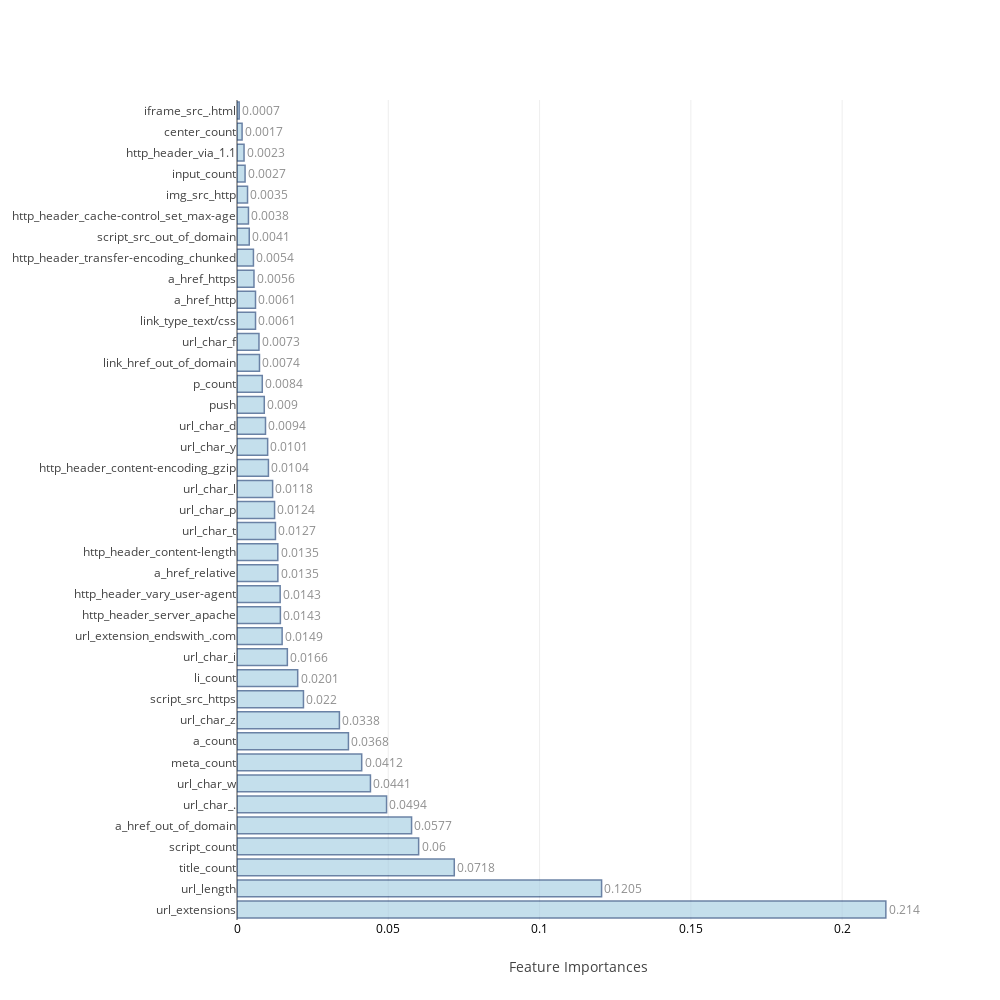
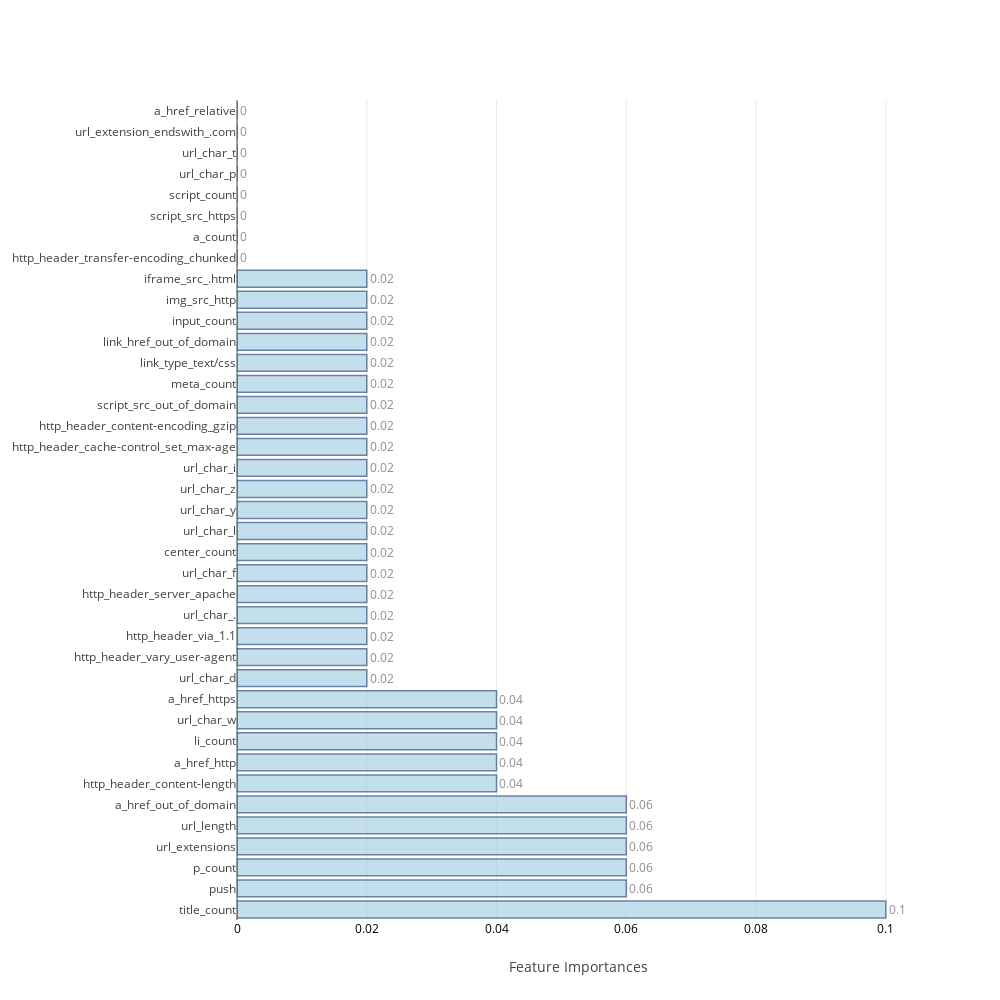
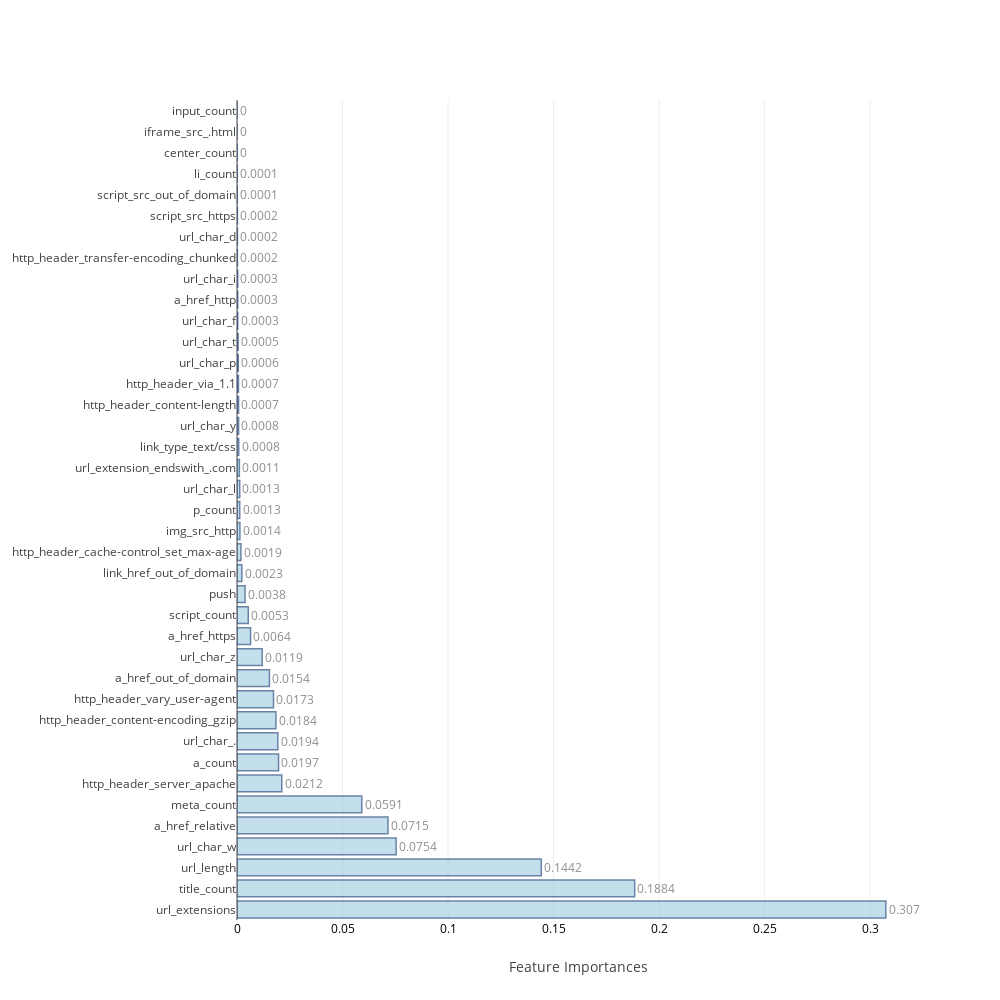
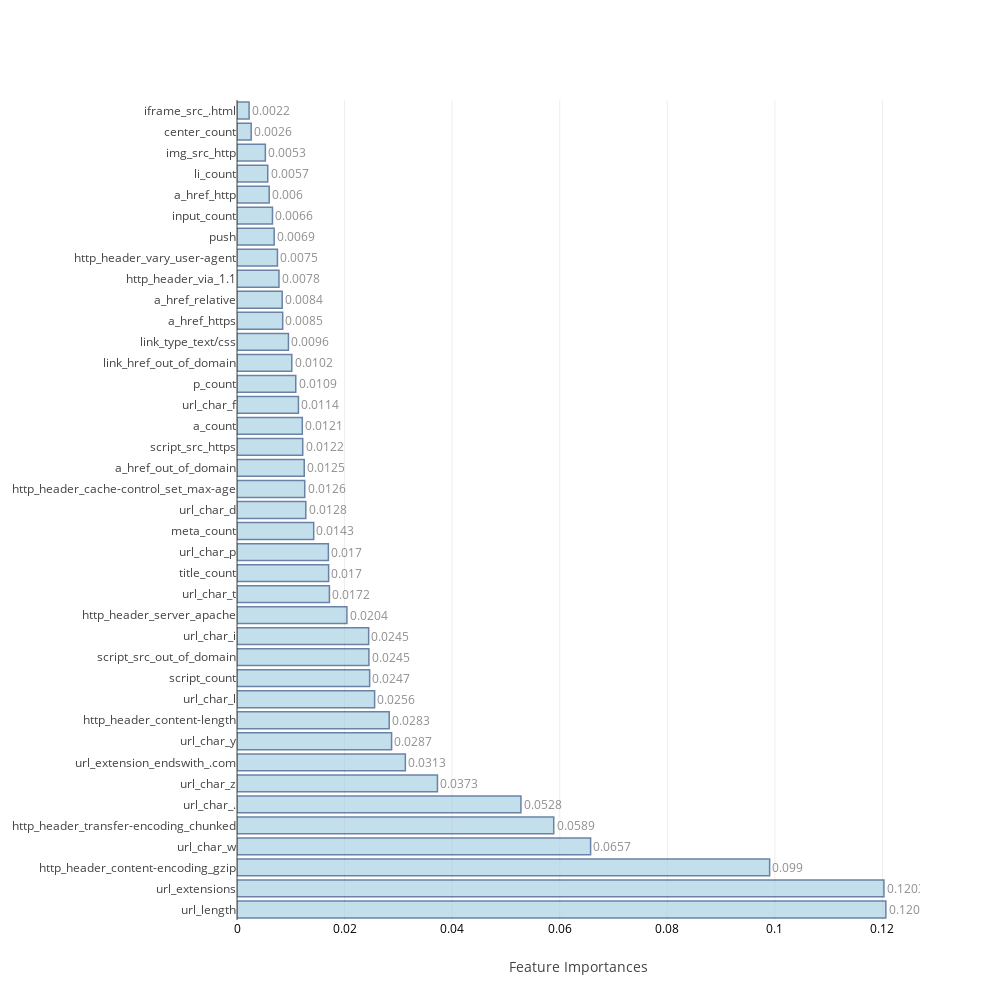

The notebook cell these images were saved under, in order:
### Code cell
ind_columns=['KNeighborsClassifier','RandomForestClassifier','AdaBoostClassifier',
             'GradientBoostingClassifier','ExtraTreeClassifier','XGB','BaggingClassifier','Neural Network-1']

f=[KNN_model,RandomForest,AdaBoost,GradientBoosting, ExtraTree,XGB,Bagging,DeepLearning1]

## Table to store training and test measures
table_80_50_train=pd.DataFrame(columns=['accuracy','TP','TN','FP','FN','FPR','FNR'])
table_80_50_test=pd.DataFrame(columns=['accuracy','TP','TN','FP','FN','FPR','FNR','auc','MCC','Precision','Recall'])

feat_imp=[None]*5
j=0
for i in range(0,8):
    if i>=1 and i<=5:
        model,cm_train,cm_test,acc_train,acc_test,roc_auc,feat_imp[j],mcc,prec,rec=f[i](scaled_X_train,train_Y,scaled_X_test,test_Y,columns)
        j=j+1
    else:
        model,cm_train,cm_test,acc_train,acc_test,roc_auc,mcc,prec,rec=f[i](scaled_X_train,train_Y,scaled_X_test,test_Y)
    table_80_50_train.loc[i]=   ([acc_train,cm_train.TP,cm_train.TN,cm_train.FP,cm_train.FN,cm_train.FPR,cm_train.FNR])
    table_80_50_test.loc[i] =   ([acc_test ,cm_test.TP, cm_test.TN, cm_test.FP, cm_test.FN, cm_test.FPR, cm_test.FNR,roc_auc,mcc,prec,rec])
    print("\n")

### Figure 1 — Plotly figure (JSON) as saved in the notebook; plotly's stock layout.template omitted (floating-point values rounded to 4 significant figures)
{"data": [{"marker": {"color": "rgb(158,202,225)", "line": {"color": "rgb(8,48,107)", "width": 1.5}}, "opacity": 0.6, "orientation": "h", "text": [0.2144, 0.1205, 0.0718, 0.06, 0.0577, 0.0494, 0.0441, 0.0412, 0.0368, 0.0338, 0.022, 0.0201, 0.0166, 0.0149, 0.0143, 0.0143, 0.0135, 0.0135, 0.0127, 0.0124, 0.0118, 0.0104, 0.0101, 0.0094, 0.009, 0.0084, 0.0074, 0.0073, 0.0061, 0.0061, 0.0056, 0.0054, 0.0041, 0.0038, 0.0035, 0.0027, 0.0023, 0.0017, 0.0007], "textposition": "outside", "type": "bar", "uid": "e04dc596-9149-4048-b023-c4b662c33fcc", "x": [0.2144, 0.1205, 0.07181, 0.06003, 0.0577, 0.04943, 0.04411, 0.04122, 0.03683, 0.03384, 0.02197, 0.02006, 0.01664, 0.01492, 0.01434, 0.01427, 0.01351, 0.01349, 0.01271, 0.01241, 0.01177, 0.01038, 0.01013, 0.009418, 0.009014, 0.008353, 0.007434, 0.007265, 0.006121, 0.006117, 0.005609, 0.00543, 0.004052, 0.003789, 0.003483, 0.002666, 0.002331, 0.001681, 0.0007199], "y": ["url_extensions", "url_length", "title_count", "script_count", "a_href_out_of_domain", "url_char_.", "url_char_w", "meta_count", "a_count", "url_char_z", "script_src_https", "li_count", "url_char_i", "url_extension_endswith_.com", "http_header_server_apache", "http_header_vary_user-agent", "a_href_relative", "http_header_content-length", "url_char_t", "url_char_p", "url_char_l", "http_header_content-encoding_gzip", "url_char_y", "url_char_d", "push", "p_count", "link_href_out_of_domain", "url_char_f", "link_type_text/css", "a_href_http", "a_href_https", "http_header_transfer-encoding_chunked", "script_src_out_of_domain", "http_header_cache-control_set_max-age", "img_src_http", "input_count", "http_header_via_1.1", "center_count", "iframe_src_.html"]}], "layout": {"autosize": false, "height": 1000, "width": 1000, "xaxis": {"tickfont": {"color": "black", "size": 12}, "title": "Feature Importances"}, "yaxis": {"automargin": true}}}

### Figure 2 — Plotly figure (JSON) as saved in the notebook; plotly's stock layout.template omitted (floating-point values rounded to 4 significant figures)
{"data": [{"marker": {"color": "rgb(158,202,225)", "line": {"color": "rgb(8,48,107)", "width": 1.5}}, "opacity": 0.6, "orientation": "h", "text": [0.1, 0.06, 0.06, 0.06, 0.06, 0.06, 0.04, 0.04, 0.04, 0.04, 0.04, 0.02, 0.02, 0.02, 0.02, 0.02, 0.02, 0.02, 0.02, 0.02, 0.02, 0.02, 0.02, 0.02, 0.02, 0.02, 0.02, 0.02, 0.02, 0.02, 0.02, 0, 0, 0, 0, 0, 0, 0, 0], "textposition": "outside", "type": "bar", "uid": "c575d659-e26c-4eb0-b64e-753a6fc48811", "x": [0.1, 0.06, 0.06, 0.06, 0.06, 0.06, 0.04, 0.04, 0.04, 0.04, 0.04, 0.02, 0.02, 0.02, 0.02, 0.02, 0.02, 0.02, 0.02, 0.02, 0.02, 0.02, 0.02, 0.02, 0.02, 0.02, 0.02, 0.02, 0.02, 0.02, 0.02, 0, 0, 0, 0, 0, 0, 0, 0], "y": ["title_count", "push", "p_count", "url_extensions", "url_length", "a_href_out_of_domain", "http_header_content-length", "a_href_http", "li_count", "url_char_w", "a_href_https", "url_char_d", "http_header_vary_user-agent", "http_header_via_1.1", "url_char_.", "http_header_server_apache", "url_char_f", "center_count", "url_char_l", "url_char_y", "url_char_z", "url_char_i", "http_header_cache-control_set_max-age", "http_header_content-encoding_gzip", "script_src_out_of_domain", "meta_count", "link_type_text/css", "link_href_out_of_domain", "input_count", "img_src_http", "iframe_src_.html", "http_header_transfer-encoding_chunked", "a_count", "script_src_https", "script_count", "url_char_p", "url_char_t", "url_extension_endswith_.com", "a_href_relative"]}], "layout": {"autosize": false, "height": 1000, "width": 1000, "xaxis": {"tickfont": {"color": "black", "size": 12}, "title": "Feature Importances"}, "yaxis": {"automargin": true}}}

### Figure 3 — Plotly figure (JSON) as saved in the notebook; plotly's stock layout.template omitted (floating-point values rounded to 4 significant figures)
{"data": [{"marker": {"color": "rgb(158,202,225)", "line": {"color": "rgb(8,48,107)", "width": 1.5}}, "opacity": 0.6, "orientation": "h", "text": [0.3074, 0.1884, 0.1442, 0.0754, 0.0715, 0.0591, 0.0212, 0.0197, 0.0194, 0.0184, 0.0173, 0.0154, 0.0119, 0.0064, 0.0053, 0.0038, 0.0023, 0.0019, 0.0014, 0.0013, 0.0013, 0.0011, 0.0008, 0.0008, 0.0007, 0.0007, 0.0006, 0.0005, 0.0003, 0.0003, 0.0003, 0.0002, 0.0002, 0.0002, 0.0001, 0.0001, 0, 0, 0], "textposition": "outside", "type": "bar", "uid": "5a01fcaa-677b-446a-9244-da9348c9ec18", "x": [0.3074, 0.1884, 0.1442, 0.07539, 0.07153, 0.05913, 0.0212, 0.01969, 0.01935, 0.01843, 0.01729, 0.01536, 0.01193, 0.006421, 0.005324, 0.003804, 0.002299, 0.001855, 0.001373, 0.001287, 0.001279, 0.001126, 0.0008153, 0.0007512, 0.0007495, 0.0006929, 0.0005934, 0.0005349, 0.0003432, 0.0003322, 0.0003266, 0.0001775, 0.0001742, 0.0001733, 9.855e-05, 8.547e-05, 4.148e-05, 0, 0], "y": ["url_extensions", "title_count", "url_length", "url_char_w", "a_href_relative", "meta_count", "http_header_server_apache", "a_count", "url_char_.", "http_header_content-encoding_gzip", "http_header_vary_user-agent", "a_href_out_of_domain", "url_char_z", "a_href_https", "script_count", "push", "link_href_out_of_domain", "http_header_cache-control_set_max-age", "img_src_http", "p_count", "url_char_l", "url_extension_endswith_.com", "link_type_text/css", "url_char_y", "http_header_content-length", "http_header_via_1.1", "url_char_p", "url_char_t", "url_char_f", "a_href_http", "url_char_i", "http_header_transfer-encoding_chunked", "url_char_d", "script_src_https", "script_src_out_of_domain", "li_count", "center_count", "iframe_src_.html", "input_count"]}], "layout": {"autosize": false, "height": 1000, "width": 1000, "xaxis": {"tickfont": {"color": "black", "size": 12}, "title": "Feature Importances"}, "yaxis": {"automargin": true}}}

### Figure 4 — Plotly figure (JSON) as saved in the notebook; plotly's stock layout.template omitted (floating-point values rounded to 4 significant figures)
{"data": [{"marker": {"color": "rgb(158,202,225)", "line": {"color": "rgb(8,48,107)", "width": 1.5}}, "opacity": 0.6, "orientation": "h", "text": [0.1206, 0.1203, 0.099, 0.0657, 0.0589, 0.0528, 0.0373, 0.0313, 0.0287, 0.0283, 0.0256, 0.0247, 0.0245, 0.0245, 0.0204, 0.0172, 0.017, 0.017, 0.0143, 0.0128, 0.0126, 0.0125, 0.0122, 0.0121, 0.0114, 0.0109, 0.0102, 0.0096, 0.0085, 0.0084, 0.0078, 0.0075, 0.0069, 0.0066, 0.006, 0.0057, 0.0053, 0.0026, 0.0022], "textposition": "outside", "type": "bar", "uid": "f5b65463-7362-4a01-8a21-2d36eb3d82d1", "x": [0.1206, 0.1203, 0.09902, 0.06574, 0.05888, 0.05279, 0.03727, 0.0313, 0.02874, 0.0283, 0.02559, 0.02466, 0.02452, 0.02448, 0.02044, 0.01718, 0.01703, 0.01699, 0.01426, 0.01279, 0.01259, 0.0125, 0.01222, 0.01214, 0.01142, 0.01092, 0.01018, 0.009563, 0.008495, 0.008403, 0.007801, 0.007517, 0.006911, 0.006596, 0.005984, 0.005714, 0.00527, 0.00264, 0.002247], "y": ["url_length", "url_extensions", "http_header_content-encoding_gzip", "url_char_w", "http_header_transfer-encoding_chunked", "url_char_.", "url_char_z", "url_extension_endswith_.com", "url_char_y", "http_header_content-length", "url_char_l", "script_count", "script_src_out_of_domain", "url_char_i", "http_header_server_apache", "url_char_t", "title_count", "url_char_p", "meta_count", "url_char_d", "http_header_cache-control_set_max-age", "a_href_out_of_domain", "script_src_https", "a_count", "url_char_f", "p_count", "link_href_out_of_domain", "link_type_text/css", "a_href_https", "a_href_relative", "http_header_via_1.1", "http_header_vary_user-agent", "push", "input_count", "a_href_http", "li_count", "img_src_http", "center_count", "iframe_src_.html"]}], "layout": {"autosize": false, "height": 1000, "width": 1000, "xaxis": {"tickfont": {"color": "black", "size": 12}, "title": "Feature Importances"}, "yaxis": {"automargin": true}}}
